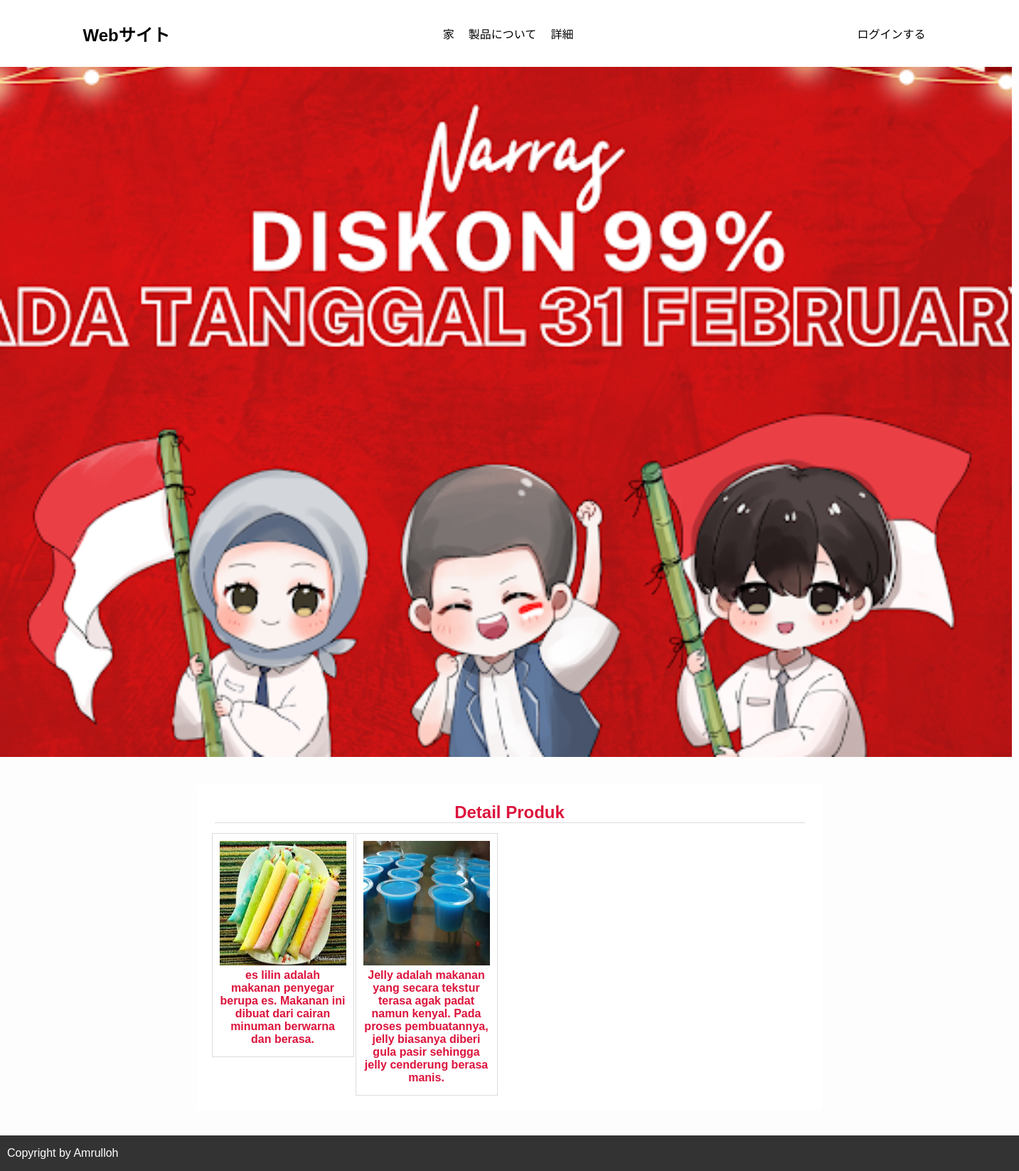
Page /Arulpkk/projekpkk/detail.php on the committed database.
### tables this page shows
CREATE TABLE `detail` (
  `id` int(11) NOT NULL,
  `image` varchar(11) NOT NULL,
  `deskripsi` varchar(1000) NOT NULL
);

### Arulpkk/projekpkk/detail.php (the view, shortened to what this page needs)
<?php
  $koneksi = mysqli_connect("localhost","root","","pkk_arul");
?>
<?php
  $hasil = mysqli_query($koneksi,"SELECT*FROM detail");
?>
<!DOCTYPE html>
<html lang="en">
  <head>
    <link rel="stylesheet" href="style.css" />
    <link href="navbar.css" rel="stylesheet"></link>
  </head>
  <body>
	<nav class="nav">
		<div class="nav-area">
			<a class="brand" href="">
				<span>Webサイト</span>
			</a>
			<div class="nav-menu">
				<a href="#">家</a>
				<a href="produk.php">製品について</a>
        <a href="detail.php">詳細</a>
			</div>
			<div class="nav-menu-dekstop">
				<a href="formlogin.php">ログインする</a>
			</div>
		</div>
	</nav>
    <img src ="gambar/banner2.png" width="1423px">
    <div class="badan">
    <h2 style="text-align:center">Detail Produk</h3>
    <?php
        foreach ($hasil as $ya){
    ?>
            <div class="list-produk       ">
                 <img src="gambar/<?= $ya["image"];?>">
                 <h4><?= $ya["deskripsi"];?></h4>
    </div>
    <?php
        }
    ?>
    </div>
    <div class="footer">
        Copyright by Amrulloh
     </div>
  </body>
</html>

### Arulpkk/projekpkk/style.css (style rules this page uses)
* { padding: 0px; margin: 0px; list-style: none; quotes: none; text-decoration: unset; outline: none; border: none; -webkit-box-sizing: border-box; box-sizing: border-box; }
body { height: 1200px; width: 100%; position: relative; margin: 0px auto; background-color: white; }
.nav { padding: 0 20px; position: fixed; top: 0; left: 0; right: 0; z-index: 9999; background-color: white; transition: 0.3s; }
.nav-area { display: flex; justify-content: space-between; align-items: center; max-width: 1200px; margin: 0 auto; -ms-flex-wrap: wrap; flex-wrap: wrap; background-color: white; padding: 20px 0; }
.brand { font-size: 1.5rem; font-weight: 600; color: rgb(0, 0, 0); }
.brand span { color: rgb(0, 0, 0); }
.nav-menu { width: 100%; display: flex; justify-content: center; align-items: center; flex-direction: column; max-height: 0; opacity: 0; -webkit-transition: 0.3s ease; -o-transition: 0.3s ease; transition: 0.3s ease; visibility: hidden; margin-top: 10px; }
.nav-menu a { padding: 10px 0; width: 100%; margin: 5px 0; color: rgb(0, 0, 0); cursor: pointer; display: -webkit-box; display: -ms-flexbox; display: flex; justify-content: flex-start; align-items: center; position: relative; }
.nav-menu-dekstop { display: none; }
@media screen and (min-width: 968px) { .nav-menu { width: inherit; display: flex; flex-direction: row; max-height: inherit; opacity: inherit; -webkit-transition: inherit; -o-transition: inherit; transition: inherit; visibility: inherit; margin-top: inherit; } }
@media screen and (min-width: 968px) { .nav-menu a { padding: 10px 10px; margin: 5px 0; width: inherit; cursor: pointer; display: inherit; position: inherit; display: flex; position: relative; } }
@media screen and (min-width: 968px) { .nav-menu-dekstop { display: flex; align-items: center; justify-content: center; } }
@media screen and (min-width: 968px) { .nav-menu-dekstop a { padding: 5px 15px; width: inherit; margin: 5px 0; cursor: pointer; display: inherit; position: inherit; display: flex; position: relative; color: rgb(0, 0, 0); } }
* { margin: 0; padding: 0; box-sizing: border-box; font-family: Arial, Helvetica, sans-serif; }
body { background-color: white; }
.badan { width: 880px; margin: 35px auto; background-color: white; padding: 20px; overflow: hidden; }
.badan h2 { color: crimson; border-bottom: 1px solid gainsboro; margin: 5px; margin-bottom: 13px; }
.list-produk { border: 1px solid gainsboro; padding: 10px; float: left; width: 200px; margin: 1px; }
.list-produk img { width: 100%; height: 175px; display: block; margin-bottom: 5px; }
.list-produk h4, .list-produk h5 { color: crimson; text-align: center; margin-bottom: 5px; }
* { margin: 0px auto; }
html,body { height: 100%; }
.footer { width: 100%; height: 50px; padding-left: 10px; line-height: 50px; background: #333; color: #fff; }

### rows in the picture
detail: image (picture), deskripsi "es lilin adalah makanan penyegar berupa es. Makanan ini dibuat dari cairan minuman berwarna dan berasa."
detail: image (picture), deskripsi "Jelly adalah makanan yang secara tekstur terasa agak padat namun kenyal. Pada proses pembuatannya, jelly biasanya diberi gula pasir sehingga jelly cenderung berasa manis."
